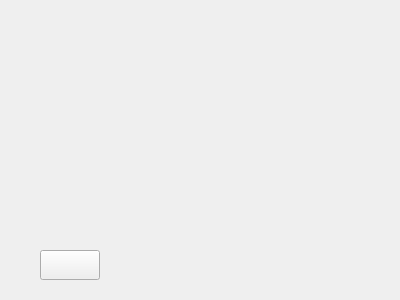
<?xml version="1.0" encoding="UTF-8"?>
<ui version="4.0">
 <class>game_end</class>
 <widget class="QWidget" name="game_end">
  <property name="geometry">
   <rect>
    <x>0</x>
    <y>0</y>
    <width>400</width>
    <height>300</height>
   </rect>
  </property>
  <property name="windowTitle">
   <string>Form</string>
  </property>
  <widget class="QPushButton" name="back">
   <property name="geometry">
    <rect>
     <x>40</x>
     <y>250</y>
     <width>60</width>
     <height>30</height>
    </rect>
   </property>
   <property name="text">
    <string/>
   </property>
  </widget>
 </widget>
 <resources/>
 <connections/>
</ui>
